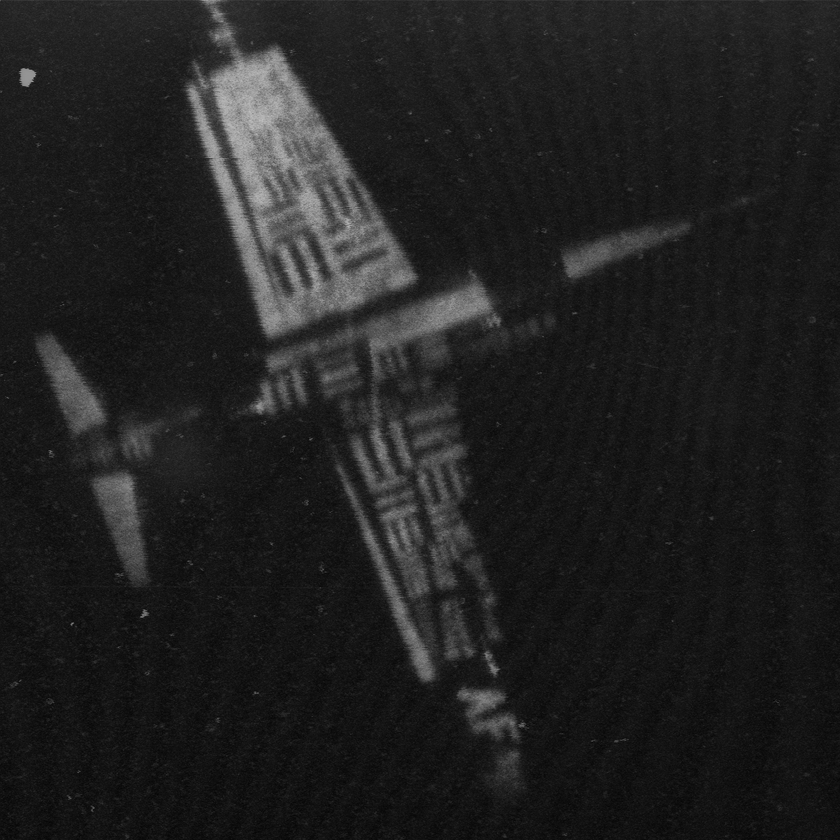
#> input picture images/Airplane.tiff, 840 x 840 px, shrunk from 1024 x 1024 before the run
$ jupyter execute --allow-errors HistogramCorrection.ipynb
#> lines starting #> are read from the running program, lines starting #| are printed output that depends on the picture
# Histogram Correction
**Read and show the Airplane image at the output. Calculate and display the image histogram. Using the histogram equalization method, map the image and compare it with the image in the same way. Provide a report of comparison images and histograms of images.**

[cell 1]
import cv2
import numpy as np
import matplotlib.pyplot as plt
import time

[cell 2]
# Reading Airplane.tiff in grayscale mode
airplane = cv2.imread("../../images/Airplane.tiff", cv2.IMREAD_GRAYSCALE)
#> airplane is the input picture: shape (840, 840); min 5, max 190, mean 32.5

# Passing the image with gray cmap for showing
plt.imshow(airplane, cmap="gray")

# Showing the image
plt.title("Airplane")
plt.show()

[cell 3]
# Calculating image histogram in grayscale mode, no mask, and 256 gray levels and bins
start = time.time()
airplane_histogram = cv2.calcHist([airplane], [0], None, [256], [0, 256])
#> airplane_histogram = 256 values, max 39249 at index 22, min 0 at index 0, mean 2756.2
elapsed_time = time.time() - start

# Showing histogram plot
plt.plot(airplane_histogram)
plt.title("Airplane Histogram")
plt.show()
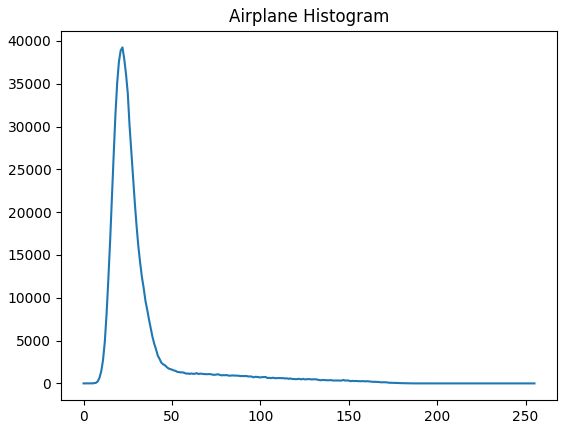
#> figure drawn by matplotlib, 1 panel; curve peaks at x = 22, y = 39249
print('Elapsed time(ms):', elapsed_time)

[cell 4]
# Calculating histogram manually using mask arrays
bins = 256
# Preallocating array
manual_hist = np.zeros(bins, dtype=int)
step = int(256 / bins)
start = time.time()
for i in range(0, bins, step):
    # Generating boolean array and count the occurnes of numbers
    mask = (airplane == i)
    manual_hist[i] = mask.sum()
#> after the loop, manual_hist has the same summary as airplane_histogram
elapsed_time = time.time() - start

# Showing histogram plot
plt.plot(manual_hist)
plt.title("Manual Airplane Histogram")
plt.show()
#> figure, not shown here; curve peaks at x = 22, y = 39249
print('Elapsed time(ms):', elapsed_time)

Calculating equlization

[cell 5]
# Calculating equalizated image
airplane_equ = cv2.equalizeHist(airplane)
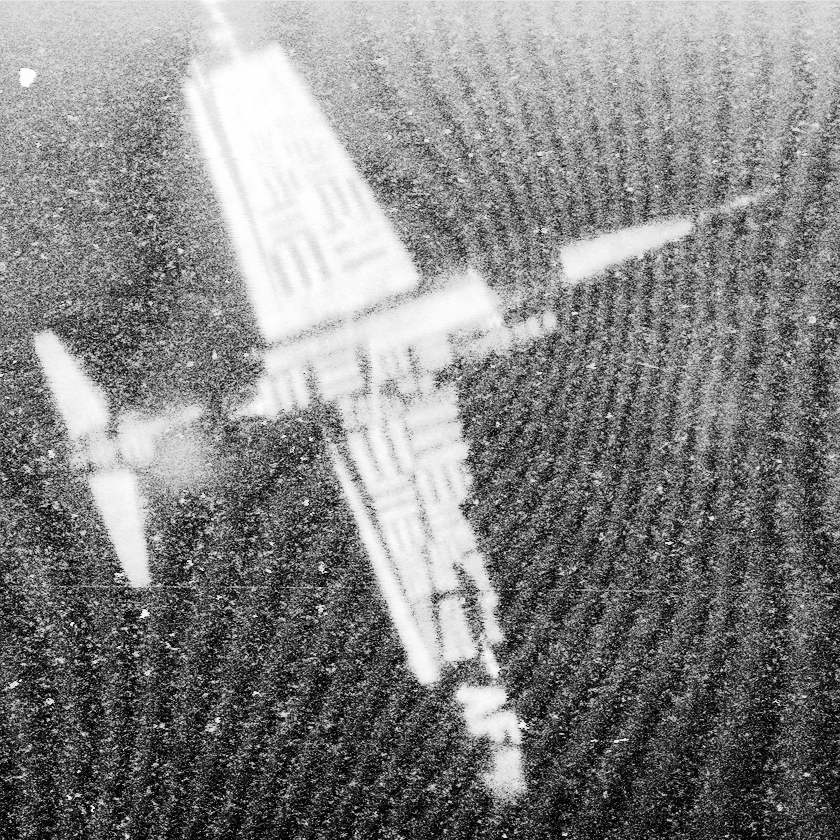
#> airplane_equ: shape (840, 840); min 0, max 255, mean 131.8

# Showing the image
#> (the rest of this cell did not finish here and is left out)

[cell 6]
# Calculating image histogram in grayscale mode, no mask, and 256 gray levels and bins
airplane_equ_histogram = cv2.calcHist([airplane_equ], [0], None, [256], [0, 256])
#> airplane_equ_histogram = 256 values, max 39249 at index 100, min 0 at index 3, mean 2756.2

# Showing histogram plot
plt.plot(airplane_equ_histogram)
plt.title("Airplane Histogram")
plt.show()
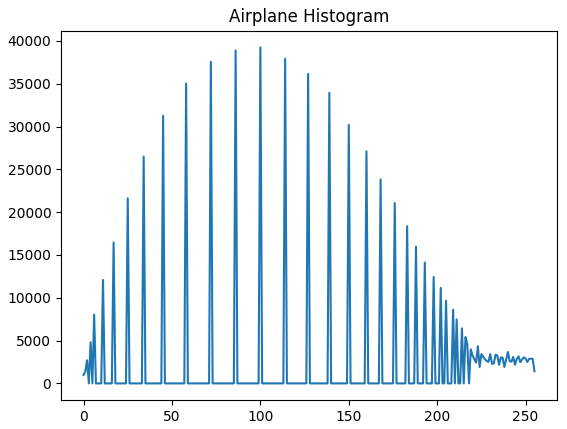
#> figure drawn by matplotlib, 1 panel; curve peaks at x = 100, y = 39249

[cell 7]
# Creating subplots
f, subplt = plt.subplots(2,2,figsize=(12,8))

# Original image
subplt[0,0].imshow(airplane,cmap='gray')
subplt[0,0].set_title("Original image")
# Original image histogram
subplt[0,1].plot(airplane_histogram)
subplt[0,1].set_title("Histogram of Original image")

# Equalized image
subplt[1,0].imshow(airplane_equ,cmap='gray')
subplt[1,0].set_title("Equalized histogram image")
# Equlized image histogram
subplt[1,1].plot(airplane_equ_histogram)
subplt[1,1].set_title("Histogram of equalized histogram image")

# Showing subplots
plt.show()
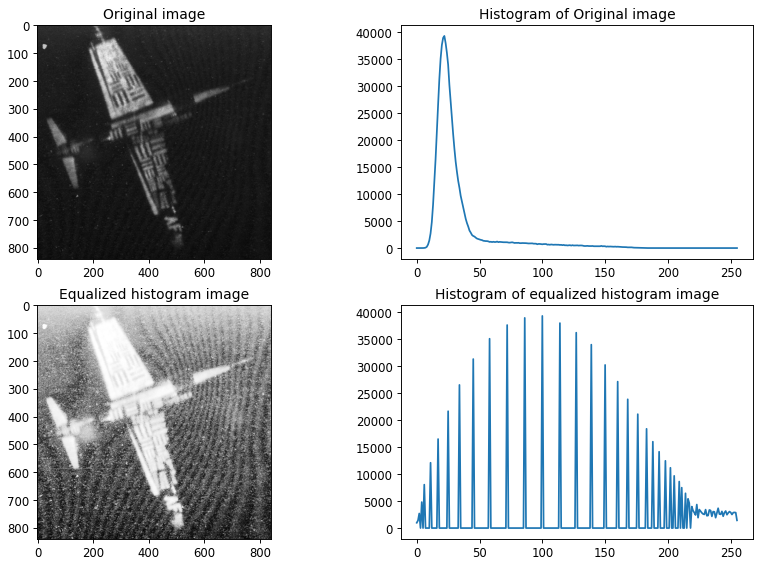
#> figure drawn by matplotlib, 4 panels; panel 2: curve peaks at x = 22, y = 39249; panel 4: curve peaks at x = 100, y = 39249
